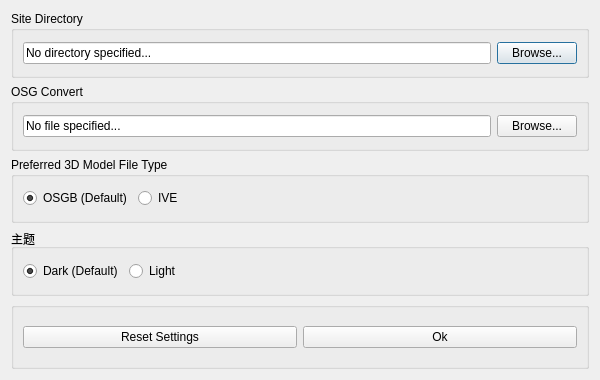
<?xml version="1.0" encoding="UTF-8"?>
<ui version="4.0">
 <class>SettingsDialog</class>
 <widget class="QDialog" name="SettingsDialog">
  <property name="geometry">
   <rect>
    <x>0</x>
    <y>0</y>
    <width>600</width>
    <height>380</height>
   </rect>
  </property>
  <property name="windowTitle">
   <string>Settings</string>
  </property>
  <layout class="QGridLayout" name="gridLayout_1">
   <item row="0" column="0">
    <widget class="QGroupBox" name="siteDirGroupBox">
     <property name="title">
      <string>Site Directory</string>
     </property>
     <layout class="QGridLayout" name="gridLayout_2">
      <item row="0" column="0">
       <widget class="QLineEdit" name="mSiteDir">
        <property name="text">
         <string>No directory specified...</string>
        </property>
       </widget>
      </item>
      <item row="0" column="3">
       <widget class="QPushButton" name="mBrowseSiteDirButton">
        <property name="text">
         <string>Browse...</string>
        </property>
       </widget>
      </item>
     </layout>
    </widget>
   </item>
   <item row="1" column="0">
    <widget class="QGroupBox" name="osgConvGroupBox">
     <property name="title">
      <string>OSG Convert</string>
     </property>
     <layout class="QGridLayout" name="gridLayout_3">
      <item row="0" column="0">
       <widget class="QLineEdit" name="mOsgConv">
        <property name="text">
         <string>No file specified...</string>
        </property>
       </widget>
      </item>
      <item row="0" column="3">
       <widget class="QPushButton" name="mBrowseOsgConvButton">
        <property name="text">
         <string>Browse...</string>
        </property>
       </widget>
      </item>
     </layout>
    </widget>
   </item>
   <item row="2" column="0">
    <widget class="QGroupBox" name="mOsgConvFileTypeGroupBox">
     <property name="title">
      <string>Preferred 3D Model File Type</string>
     </property>
     <layout class="QGridLayout" name="gridLayout_4">
      <item row="0" column="1">
       <widget class="QRadioButton" name="mIVEButton">
        <property name="text">
         <string>IVE</string>
        </property>
       </widget>
      </item>
      <item row="0" column="0">
       <widget class="QRadioButton" name="mOSGBButton">
        <property name="text">
         <string>OSGB (Default)</string>
        </property>
        <property name="checked">
         <bool>true</bool>
        </property>
       </widget>
      </item>
      <item row="0" column="2">
       <spacer name="horizontalSpacer_2">
        <property name="orientation">
         <enum>Qt::Horizontal</enum>
        </property>
        <property name="sizeHint" stdset="0">
         <size>
          <width>40</width>
          <height>20</height>
         </size>
        </property>
       </spacer>
      </item>
     </layout>
    </widget>
   </item>
   <item row="3" column="0">
    <widget class="QGroupBox" name="mThemeGroupBox">
     <property name="title">
      <string>主题</string>
     </property>
     <layout class="QGridLayout" name="gridLayout_5">
      <item row="0" column="1">
       <widget class="QRadioButton" name="mLightThemeButton">
        <property name="text">
         <string>Light</string>
        </property>
       </widget>
      </item>
      <item row="0" column="0">
       <widget class="QRadioButton" name="mDarkThemeButton">
        <property name="text">
         <string>Dark (Default)</string>
        </property>
        <property name="checked">
         <bool>true</bool>
        </property>
       </widget>
      </item>
      <item row="0" column="2">
       <spacer name="horizontalSpacer">
        <property name="orientation">
         <enum>Qt::Horizontal</enum>
        </property>
        <property name="sizeHint" stdset="0">
         <size>
          <width>40</width>
          <height>20</height>
         </size>
        </property>
       </spacer>
      </item>
     </layout>
    </widget>
   </item>
   <item row="4" column="0">
    <widget class="QGroupBox" name="miscButtonGroupBox">
     <layout class="QGridLayout" name="gridLayout_8">
      <item row="0" column="0">
       <widget class="QPushButton" name="mResetSettingsButton">
        <property name="text">
         <string>Reset Settings</string>
        </property>
        <property name="icon">
         <iconset>
          <normaloff>:/icons/Light/64x64/alert_red.png</normaloff>:/icons/Light/64x64/alert_red.png</iconset>
        </property>
       </widget>
      </item>
      <item row="0" column="1">
       <widget class="QPushButton" name="mOkButton">
        <property name="text">
         <string>Ok</string>
        </property>
       </widget>
      </item>
     </layout>
    </widget>
   </item>
  </layout>
 </widget>
 <resources/>
 <connections/>
</ui>
